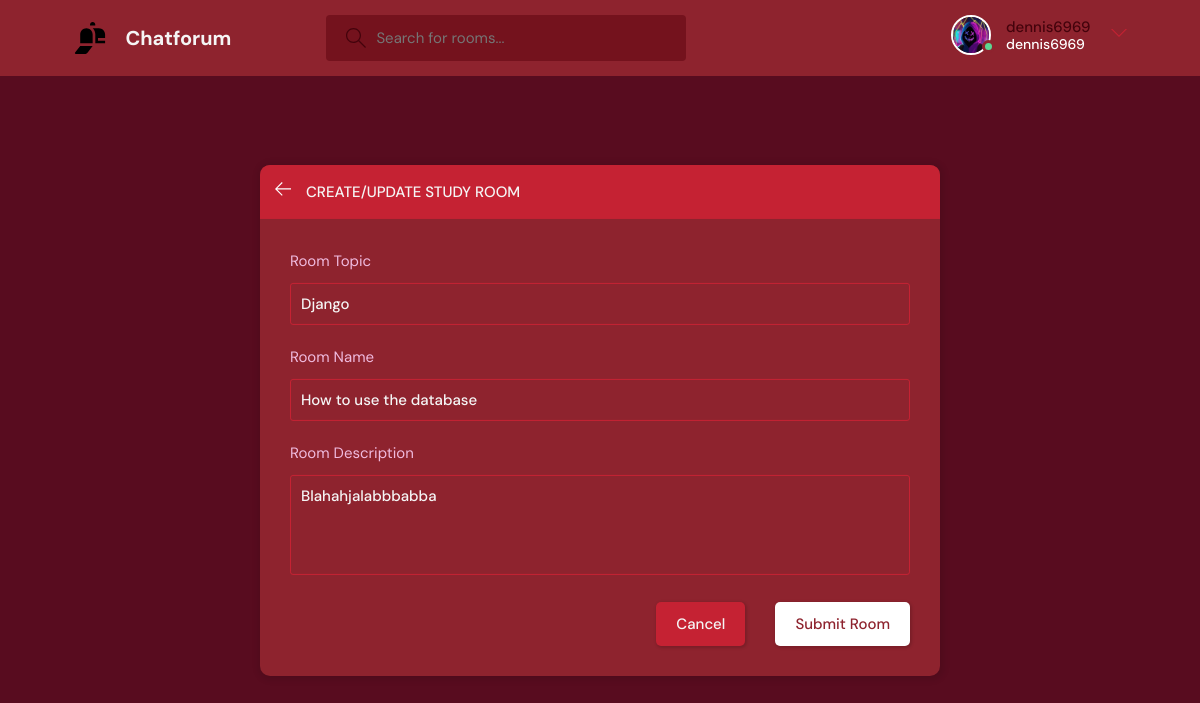
Screenshot of /update-room/2/ (signed in) with the database file from the repository.
### base/models.py (models this page shows, shortened)
class User(AbstractUser):
    name = models.CharField(max_length=200, null=True)
    email = models.EmailField(unique=True, null=True)
    bio = models.TextField(null=True)
    avatar = models.ImageField(null=True, default="avatar.svg")
    USERNAME_FIELD = 'email'
    REQUIRED_FIELDS = []

class Room(models.Model):
    host = models.ForeignKey(User, on_delete=models.SET_NULL, null=True)
    topic = models.ForeignKey(Topic, on_delete=models.SET_NULL, null=True)
    name = models.CharField(max_length=200)
    description = models.TextField(null=True, blank=True)
    participants = models.ManyToManyField(User, related_name='participants', blank=True)
    updated = models.DateTimeField(auto_now=True)
    created = models.DateTimeField(auto_now_add=True)
    class Meta:
        ordering = ['-updated', '-created']

class Topic(models.Model):
    name = models.CharField(max_length=200)

### base/views.py (the view, shortened to what this page needs)
# urls.py: path('update-room/<str:pk>/',views.updateRoom, name="update-room"),
@login_required(login_url='login')
def updateRoom(request, pk):
    room = Room.objects.get(id=pk)
    form = RoomForm(instance=room)
    topics = Topic.objects.all()
    if request.user != room.host:
        return HttpResponse('You dont belong here. Get off my lawn!')
    context = {'form':form, 'topics':topics, 'room':room}
    return render(request, 'base/room_form.html', context)

### base/forms.py
class RoomForm(ModelForm):
    class Meta:
        model = Room
        fields = '__all__'
        exclude = [ 'host', 'participants']

### base/templates/base/room_form.html (shortened to what this page needs)
{% extends 'main.html' %}
{% block content %}
  <main class="create-room layout">
    <div class="container">
      <div class="layout__box">
        <div class="layout__boxHeader">
          <div class="layout__boxTitle">
            <a href="{% url 'home' %}">
              <svg version="1.1" xmlns="http://www.w3.org/2000/svg" width="32" height="32" viewBox="0 0 32 32">
                <title>arrow-left</title>
                <path
                  d="M13.723 2.286l-13.723 13.714 13.719 13.714 1.616-1.611-10.96-10.96h27.625v-2.286h-27.625l10.965-10.965-1.616-1.607z">
                </path>
              </svg>
            </a>
            <h3>Create/Update Study Room</h3>
          </div>
        </div>
        <div class="layout__body">
          <form class="form" action="" method="POST">
            <div class="form__group">
              <label for="room_topic">Room Topic</label>
              <input required type="text" value="{{room.topic.name}}" name="topic" list="topic-list" />
            </div>
            <div class="form__group">
              <label for="room_name">Room Name</label>
              {{form.name}}
            </div>
            <div class="form__group">
              <label for="room_description">Room Description</label>
              {{form.description}}
            </div>
            <div class="form__action">
              <a class="btn btn--dark" href="{% url 'home' %}">Cancel</a>
              <button class="btn btn--main" type="submit">Submit Room</button>
            </div>
          </form>
        </div>
      </div>
    </div>
  </main>
  {% endblock content %}

### templates/navbar.html (shortened to what this page needs)
{% load static %}
<header class="header header--loggedIn">
    <div class="container">
      <a href="{% url 'home' %}" class="header__logo">
        <img src="{% static 'images/logo2.svg' %}" />
        <h1>Chatforum</h1>
      </a>
      <form class="header__search" method="GET" action="{% url 'home'%}">
        <label>
          <input name="q" placeholder="Search for rooms..." />
        </label>
      </form>
      <nav class="header__menu">
        {% if request.user.is_authenticated %}
        <div class="header__user">
          <a href="{% url 'update-user' %}">
            <div class="avatar avatar--medium active">
              <img src="{{request.user.avatar.url}}" />
            </div>
            <p>{{request.user.username}} <span>{{request.user.username}}</span></p>
          </a>
          <button class="dropdown-button">
            <svg version="1.1" xmlns="http://www.w3.org/2000/svg" width="32" height="32" viewBox="0 0 32 32">
              <title>chevron-down</title>
              <path d="M16 21l-13-13h-3l16 16 16-16h-3l-13 13z"></path>
            </svg>
          </button>
        </div>
        {% else %}
        <a href="{% url 'login' %}">
          <img src="{% static 'images/avatar.svg' %}" />
          <p>Login</p>
        </a>
        {% endif %}
      </nav>
    </div>
  </header>

### rows the page displays
User: user.avatar (picture), user.username "dennis6969"
Room: topic "Django", name "How to use the database", description "Blahahjalabbbabba"
